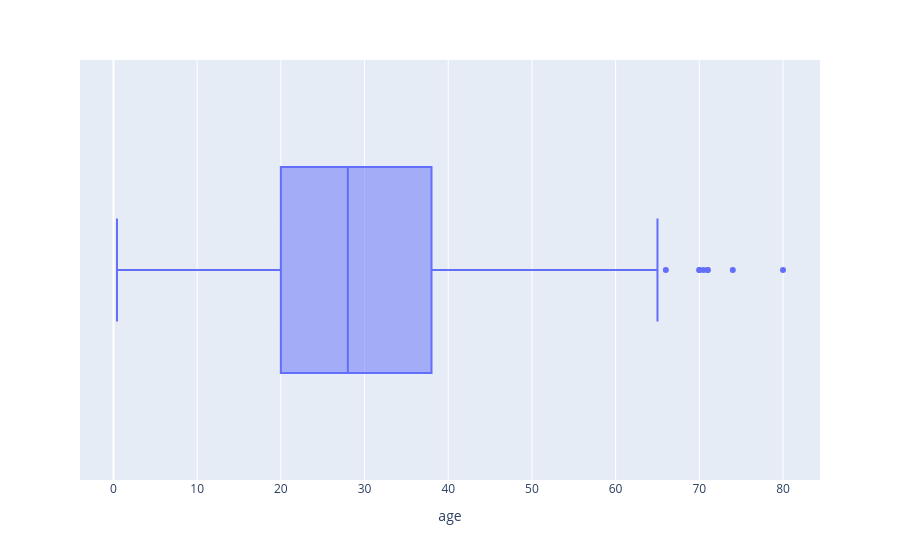

The notebook cell saved with this chart:
### Code cell
px.box(df,x='age')

### Figure 1 — Plotly figure (JSON) as saved in the notebook; plotly's stock layout.template omitted (floating-point values rounded to 4 significant figures; data arrays with more than 128 entries replaced by an {"elided": "..."} marker saying what was removed)
{"data": [{"alignmentgroup": "True", "hovertemplate": "age=%{x}<extra></extra>", "legendgroup": "", "marker": {"color": "#636efa"}, "name": "", "notched": false, "offsetgroup": "", "orientation": "h", "showlegend": false, "type": "box", "x": {"elided": "891 float values"}, "x0": " ", "xaxis": "x", "y0": " ", "yaxis": "y"}], "layout": {"boxmode": "group", "legend": {"tracegroupgap": 0}, "margin": {"t": 60}, "xaxis": {"anchor": "y", "domain": [0, 1], "title": {"text": "age"}}, "yaxis": {"anchor": "x", "domain": [0, 1]}}}
